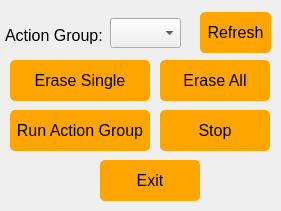
    <widget class="QWidget" name="widget_5" native="true">
     <property name="geometry">
      <rect>
       <x>910</x>
       <y>360</y>
       <width>281</width>
       <height>211</height>
      </rect>
     </property>
     <property name="styleSheet">
      <string notr="true">#widget_5 {border:1px solid #242424;
border-color: rgb(200, 200, 200);}</string>
     </property>
     <widget class="QLabel" name="label_action">
      <property name="geometry">
       <rect>
        <x>5</x>
        <y>20</y>
        <width>111</width>
        <height>30</height>
       </rect>
      </property>
      <property name="font">
       <font>
        <family>Arial</family>
        <pointsize>12</pointsize>
       </font>
      </property>
      <property name="text">
       <string>Action Group:</string>
      </property>
     </widget>
     <widget class="QComboBox" name="comboBox_action">
      <property name="geometry">
       <rect>
        <x>110</x>
        <y>18</y>
        <width>71</width>
        <height>30</height>
       </rect>
      </property>
      <property name="font">
       <font>
        <family>Arial</family>
        <pointsize>10</pointsize>
       </font>
      </property>
      <property name="styleSheet">
       <string notr="true">background-color: rgb(240, 240, 240);
color: rgb(0, 0, 0);
</string>
      </property>
     </widget>
     <widget class="QPushButton" name="Button_DelectSingle">
      <property name="geometry">
       <rect>
        <x>10</x>
        <y>60</y>
        <width>140</width>
        <height>41</height>
       </rect>
      </property>
      <property name="font">
       <font>
        <family>Arial</family>
        <pointsize>12</pointsize>
       </font>
      </property>
      <property name="styleSheet">
       <string notr="true">QPushButton{background-color: rgb(255, 165, 0);}
QPushButton:hover{background-color:  rgb(255, 210, 0);}
QPushButton{border-radius:5px;}</string>
      </property>
      <property name="text">
       <string>Erase Single</string>
      </property>
     </widget>
     <widget class="QPushButton" name="Button_AllDelect">
      <property name="geometry">
       <rect>
        <x>160</x>
        <y>60</y>
        <width>110</width>
        <height>41</height>
       </rect>
      </property>
      <property name="font">
       <font>
        <family>Arial</family>
        <pointsize>12</pointsize>
       </font>
      </property>
      <property name="styleSheet">
       <string notr="true">QPushButton{background-color: rgb(255, 165, 0);}
QPushButton:hover{background-color:  rgb(255, 210, 0);}
QPushButton{border-radius:5px;}</string>
      </property>
      <property name="text">
       <string>Erase All</string>
      </property>
     </widget>
     <widget class="QPushButton" name="Button_RunAction">
      <property name="geometry">
       <rect>
        <x>10</x>
        <y>110</y>
        <width>140</width>
        <height>41</height>
       </rect>
      </property>
      <property name="font">
       <font>
        <family>Arial</family>
        <pointsize>12</pointsize>
       </font>
      </property>
      <property name="styleSheet">
       <string notr="true">QPushButton{background-color: rgb(255, 165, 0);}
QPushButton:hover{background-color:  rgb(255, 210, 0);}
QPushButton{border-radius:5px;}</string>
      </property>
      <property name="text">
       <string>Run Action Group</string>
      </property>
     </widget>
     <widget class="QPushButton" name="Button_StopAction">
      <property name="geometry">
       <rect>
        <x>160</x>
        <y>110</y>
        <width>110</width>
        <height>41</height>
       </rect>
      </property>
      <property name="font">
       <font>
        <family>Arial</family>
        <pointsize>12</pointsize>
       </font>
      </property>
      <property name="styleSheet">
       <string notr="true">QPushButton{background-color: rgb(255, 165, 0);}
QPushButton:hover{background-color:  rgb(255, 210, 0);}
QPushButton{border-radius:5px;}</string>
      </property>
      <property name="text">
       <string>Stop</string>
      </property>
     </widget>
     <widget class="QPushButton" name="Button_Quit">
      <property name="geometry">
       <rect>
        <x>100</x>
        <y>160</y>
        <width>100</width>
        <height>41</height>
       </rect>
      </property>
      <property name="font">
       <font>
        <family>Arial</family>
        <pointsize>12</pointsize>
       </font>
      </property>
      <property name="styleSheet">
       <string notr="true">QPushButton{background-color: rgb(255, 165, 0);}
QPushButton:hover{background-color:  rgb(255, 210, 0);}
QPushButton{border-radius:5px;}</string>
      </property>
      <property name="text">
       <string>Exit</string>
      </property>
     </widget>
     <widget class="QPushButton" name="Button_Reflash">
      <property name="geometry">
       <rect>
        <x>200</x>
        <y>12</y>
        <width>71</width>
        <height>41</height>
       </rect>
      </property>
      <property name="font">
       <font>
        <family>Arial</family>
        <pointsize>12</pointsize>
       </font>
      </property>
      <property name="styleSheet">
       <string notr="true">QPushButton{background-color: rgb(255, 165, 0);}
QPushButton:hover{background-color:  rgb(255, 210, 0);}
QPushButton{border-radius:5px;}</string>
      </property>
      <property name="text">
       <string>Refresh</string>
      </property>
     </widget>
    </widget>
